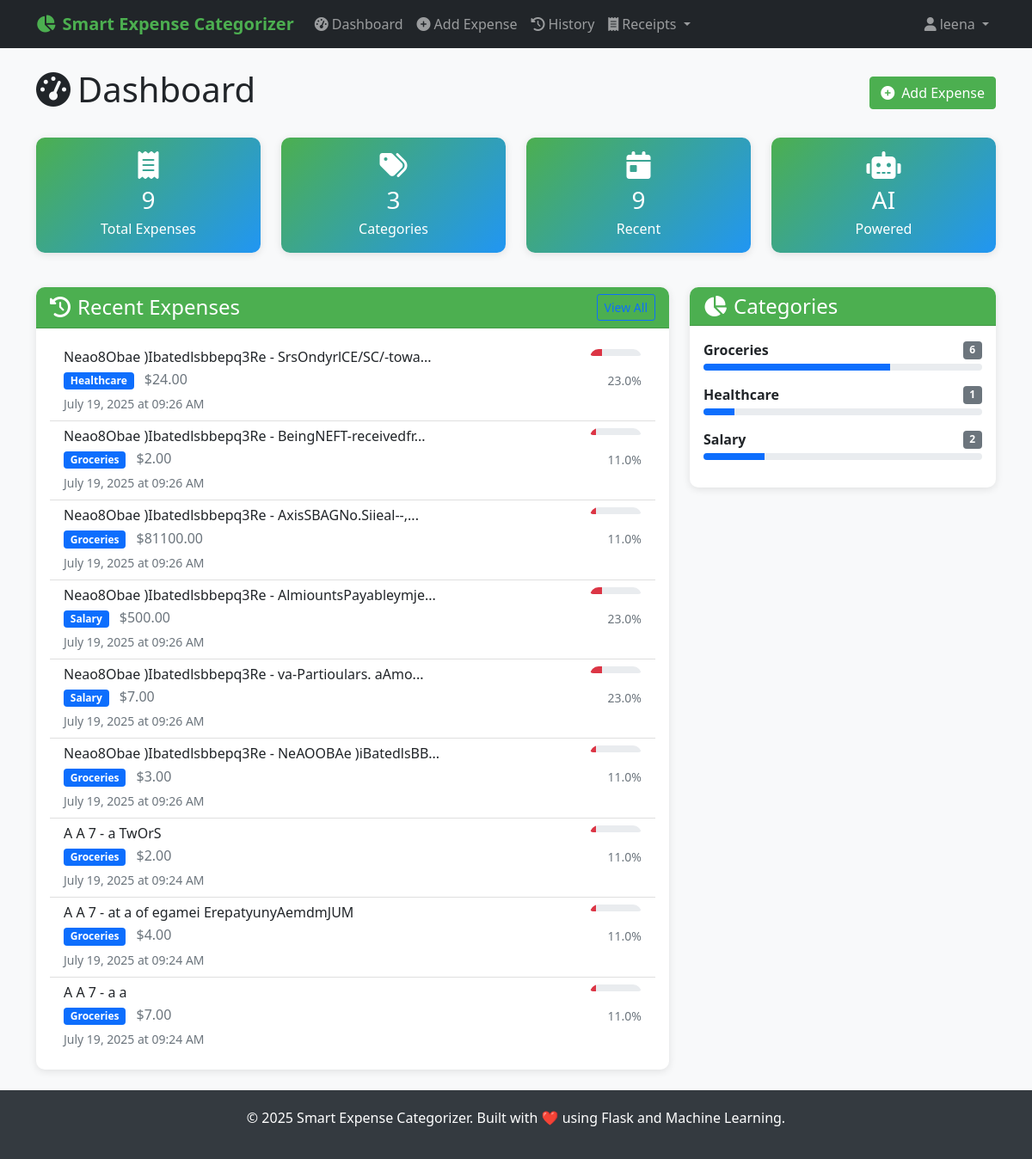
/dashboard (signed in), run on the app's committed database.
### PYTHON/models.py (models this page shows, shortened)
class User(UserMixin, db.Model):
    __tablename__ = 'users'
    id = db.Column(db.String(36), primary_key=True, default=lambda: str(uuid.uuid4()))
    username = db.Column(db.String(80), unique=True, nullable=False, index=True)
    email = db.Column(db.String(120), unique=True, nullable=False, index=True)
    password_hash = db.Column(db.String(255), nullable=False)
    created_at = db.Column(db.DateTime, default=datetime.utcnow)
    is_active = db.Column(db.Boolean, default=True)
    expenses = db.relationship('Expense', backref='user', lazy='dynamic', cascade='all, delete-orphan')
    def get_expense_stats(self):
        total_expenses = self.expenses.count()
        categories = db.session.query(
            Expense.predicted_category,
            db.func.count(Expense.id).label('count'),
            db.func.sum(Expense.amount).label('total')
        ).filter_by(user_id=self.id).group_by(Expense.predicted_category).all()
        return {
            'total_expenses': total_expenses,
            'categories': [
                {
                    'category': cat.predicted_category,
                    'count': cat.count,
                    'total': float(cat.total) if cat.total else 0.0
                }
                for cat in categories
            ]
        }

class Expense(db.Model):
    __tablename__ = 'expenses'
    id = db.Column(db.String(36), primary_key=True, default=lambda: str(uuid.uuid4()))
    user_id = db.Column(db.String(36), db.ForeignKey('users.id'), nullable=False, index=True)
    description = db.Column(db.Text, nullable=False)
    amount = db.Column(db.Numeric(10, 2), nullable=True)
    predicted_category = db.Column(db.String(100), nullable=False, index=True)
    confidence_score = db.Column(db.Float, nullable=False)
    model_predictions = db.Column(db.JSON)  # Store individual model predictions
    created_at = db.Column(db.DateTime, default=datetime.utcnow, index=True)
    updated_at = db.Column(db.DateTime, default=datetime.utcnow, onupdate=datetime.utcnow)
    user_feedback = db.Column(db.String(100), nullable=True)  # User can correct the category
    is_correct = db.Column(db.Boolean, nullable=True)  # User can mark if prediction was correct
    source = db.Column(db.String(50), nullable=True, default='manual')  # 'manual', 'receipt_upload', 'api'
    expense_metadata = db.Column(db.JSON, nullable=True)  # Store receipt data, OCR confidence, etc.
    date = db.Column(db.DateTime, nullable=True)  # Expense date (can be different from created_at)

### PYTHON/routes.py (the view)
@main_bp.route('/dashboard')
@login_required
def dashboard():
    recent_expenses = Expense.query.filter_by(user_id=current_user.id)\
        .order_by(Expense.created_at.desc())\
        .limit(10).all()
    stats = current_user.get_expense_stats()
    return render_template('dashboard.html',
                         recent_expenses=recent_expenses,
                         stats=stats)

### PYTHON/app.py (called while the page is built)
def init_extensions(app):
    db.init_app(app)
    login_manager = LoginManager()
    login_manager.init_app(app)
    login_manager.login_view = 'auth.login'
    login_manager.login_message = 'Please log in to access this page.'
    login_manager.login_message_category = 'info'
    login_manager.session_protection = 'strong'
    @login_manager.user_loader
    def load_user(user_id):
        try:
            return User.query.get(user_id)
        except Exception:
            return None

def add_security_headers(app):
    @app.after_request
    def set_security_headers(response):
        if hasattr(app.config, 'SECURITY_HEADERS'):
            for header, value in app.config['SECURITY_HEADERS'].items():
                response.headers[header] = value
        response.headers['X-Content-Type-Options'] = 'nosniff'
        response.headers['X-Frame-Options'] = 'DENY'
        response.headers['X-XSS-Protection'] = '1; mode=block'
        return response

def register_context_processors(app):
    @app.context_processor
    def inject_now():
        return {'now': datetime.now()}

### PYTHON/templates/dashboard.html (shortened to what this page needs)
{% extends "base.html" %}
{% block content %}
<div class="d-flex justify-content-between align-items-center mb-4">
    <h1>
        <i class="fas fa-tachometer-alt me-2"></i>Dashboard
    </h1>
    <a href="{{ url_for('main.predict') }}" class="btn btn-primary">
        <i class="fas fa-plus-circle me-2"></i>Add Expense
    </a>
</div>
<div class="row mb-4">
    <div class="col-md-3 mb-3">
        <div class="card stats-card text-center">
            <div class="card-body">
                <i class="fas fa-receipt fa-2x mb-2"></i>
                <h3 class="mb-1">{{ stats.total_expenses }}</h3>
                <p class="mb-0">Total Expenses</p>
            </div>
        </div>
    </div>
    <div class="col-md-3 mb-3">
        <div class="card stats-card text-center">
            <div class="card-body">
                <i class="fas fa-tags fa-2x mb-2"></i>
                <h3 class="mb-1">{{ stats.categories|length }}</h3>
                <p class="mb-0">Categories</p>
            </div>
        </div>
    </div>
    <div class="col-md-3 mb-3">
        <div class="card stats-card text-center">
            <div class="card-body">
                <i class="fas fa-calendar-day fa-2x mb-2"></i>
                <h3 class="mb-1">{{ recent_expenses|length }}</h3>
                <p class="mb-0">Recent</p>
            </div>
        </div>
    </div>
    <div class="col-md-3 mb-3">
        <div class="card stats-card text-center">
            <div class="card-body">
                <i class="fas fa-robot fa-2x mb-2"></i>
                <h3 class="mb-1">AI</h3>
                <p class="mb-0">Powered</p>
            </div>
        </div>
    </div>
</div>
<div class="row">
    <div class="col-md-8">
        <div class="card">
            <div class="card-header d-flex justify-content-between align-items-center">
                <h4 class="mb-0">
                    <i class="fas fa-history me-2"></i>Recent Expenses
                </h4>
                <a href="{{ url_for('main.expenses') }}" class="btn btn-sm btn-outline-primary">
                    View All
                </a>
            </div>
            <div class="card-body">
                {% if recent_expenses %}
                    <div class="list-group list-group-flush">
                        {% for expense in recent_expenses %}
                            <div class="list-group-item expense-item">
                                <div class="d-flex justify-content-between align-items-start">
                                    <div class="flex-grow-1">
                                        <h6 class="mb-1">{{ expense.description[:50] }}{% if expense.description|length > 50 %}...{% endif %}</h6>
                                        <p class="mb-1">
                                            <span class="badge bg-primary">{{ expense.predicted_category }}</span>
                                            {% if expense.amount %}
                                                <span class="text-muted ms-2">${{ "%.2f"|format(expense.amount) }}</span>
                                            {% endif %}
                                        </p>
                                        <small class="text-muted">{{ expense.created_at.strftime('%B %d, %Y at %I:%M %p') }}</small>
                                    </div>
                                    <div class="text-end">
                                        <div class="confidence-bar mb-1" style="width: 60px;">
                                            <div class="progress" style="height: 8px;">
                                                <div class="progress-bar
                                                    {% if expense.confidence_score >= 0.8 %}bg-success
                                                    {% elif expense.confidence_score >= 0.6 %}bg-warning
                                                    {% else %}bg-danger{% endif %}"
                                                    style="width: {{ (expense.confidence_score * 100)|round }}%">
                                                </div>
                                            </div>
                                        </div>
                                        <small class="text-muted">{{ (expense.confidence_score * 100)|round }}%</small>
                                    </div>
                                </div>
                            </div>
                        {% endfor %}
                    </div>
                {% else %}
                    <div class="text-center text-muted py-4">
                        <i class="fas fa-receipt fa-3x mb-3"></i>
                        <p>No expenses yet. <a href="{{ url_for('main.predict') }}">Add your first expense</a>!</p>
                    </div>
                {% endif %}
            </div>
        </div>
    </div>
    <div class="col-md-4">
        <div class="card">
            <div class="card-header">
                <h4 class="mb-0">
                    <i class="fas fa-chart-pie me-2"></i>Categories
                </h4>
            </div>
            <div class="card-body">
                {% if stats.categories %}
                    {% for category in stats.categories[:5] %}
                        <div class="mb-3">
                            <div class="d-flex justify-content-between align-items-center mb-1">
                                <span class="fw-bold">{{ category.category }}</span>
                                <span class="badge bg-secondary">{{ category.count }}</span>
                            </div>
                            <div class="progress" style="height: 8px;">
                                <div class="progress-bar bg-primary"
                                     style="width: {{ (category.count / stats.total_expenses * 100)|round }}%">
                                </div>
                            </div>
                        </div>
                    {% endfor %}
                {% else %}
                    <div class="text-center text-muted">
                        <i class="fas fa-chart-pie fa-3x mb-3"></i>
                        <p>No categories yet</p>
                    </div>
                {% endif %}
            </div>
        </div>
    </div>
</div>
{% endblock %}

### PYTHON/templates/base.html (shortened to what this page needs)
<!DOCTYPE html>
<html lang="en">
<head>
    <link href="https://cdn.jsdelivr.net/npm/bootstrap@5.1.3/dist/css/bootstrap.min.css" rel="stylesheet">
    <link href="https://cdnjs.cloudflare.com/ajax/libs/font-awesome/6.0.0/css/all.min.css" rel="stylesheet">
</head>
<body>
    <nav class="navbar navbar-expand-lg navbar-dark bg-dark">
        <div class="container">
            <a class="navbar-brand" href="{{ url_for('main.index') }}">
                <i class="fas fa-chart-pie me-2"></i>Smart Expense Categorizer
            </a>
            <div class="collapse navbar-collapse" id="navbarNav">
                <ul class="navbar-nav me-auto">
                    {% if current_user.is_authenticated %}
                        <li class="nav-item">
                            <a class="nav-link" href="{{ url_for('main.dashboard') }}">
                                <i class="fas fa-tachometer-alt me-1"></i>Dashboard
                            </a>
                        </li>
                        <li class="nav-item">
                            <a class="nav-link" href="{{ url_for('main.predict') }}">
                                <i class="fas fa-plus-circle me-1"></i>Add Expense
                            </a>
                        </li>
                        <li class="nav-item">
                            <a class="nav-link" href="{{ url_for('main.expenses') }}">
                                <i class="fas fa-history me-1"></i>History
                            </a>
                        </li>
                        <li class="nav-item dropdown">
                            <a class="nav-link dropdown-toggle" href="#" id="receiptDropdown" role="button" data-bs-toggle="dropdown">
                                <i class="fas fa-receipt me-1"></i>Receipts
                            </a>
                        </li>
                    {% endif %}
                </ul>
                <ul class="navbar-nav">
                    {% if current_user.is_authenticated %}
                        <li class="nav-item dropdown">
                            <a class="nav-link dropdown-toggle" href="#" id="navbarDropdown" role="button" data-bs-toggle="dropdown">
                                <i class="fas fa-user me-1"></i>{{ current_user.username }}
                            </a>
                        </li>
                    {% endif %}
                </ul>
            </div>
        </div>
    </nav>
    <main class="container my-4">
        {% block content %}{% endblock %}
    </main>
    <footer class="footer mt-auto">
        <div class="container text-center">
            <p>&copy; {{ now.year }} Smart Expense Categorizer. Built with ❤️ using Flask and Machine Learning.</p>
        </div>
    </footer>
</body>
</html>

### PYTHON/templates/base.html (style rules this page uses)
:root { --primary-color: #4CAF50; --secondary-color: #45a049; --accent-color: #2196F3; --danger-color: #f44336; --warning-color: #ff9800; --success-color: #4CAF50; --info-color: #2196F3; }
body { background-color: #f8f9fa; font-family: 'Segoe UI', Tahoma, Geneva, Verdana, sans-serif; }
.navbar-brand { font-weight: bold; color: var(--primary-color) !important; }
.btn-primary { background-color: var(--primary-color); border-color: var(--primary-color); }
.card { box-shadow: 0 2px 10px rgba(0,0,0,0.1); border: none; border-radius: 10px; }
.card-header { background-color: var(--primary-color); color: white; border-radius: 10px 10px 0 0 !important; }
.footer { background-color: #343a40; color: white; padding: 20px 0; margin-top: 50px; }
.confidence-bar { height: 20px; border-radius: 10px; overflow: hidden; }
.expense-item { transition: transform 0.2s; }
.stats-card { background: linear-gradient(135deg, var(--primary-color), var(--accent-color)); color: white; }

### data on the page
User: username "leena"
Expense: description "Neao8Obae )Ibatedlsbbepq3Re - SrsOndyrlCE/SC/-towa", predicted_category "Healthcare", amount "24.00", created_at "July 19, 2025 at 09:26 AM", (expense.confidence_score*100)|round "23.0"
Expense: description "Neao8Obae )Ibatedlsbbepq3Re - BeingNEFT-receivedfr", predicted_category "Groceries", amount "2.00", created_at "July 19, 2025 at 09:26 AM", (expense.confidence_score*100)|round "11.0"
Expense: description "Neao8Obae )Ibatedlsbbepq3Re - AxisSBAGNo.Siieal--,", predicted_category "Groceries", amount "81100.00", created_at "July 19, 2025 at 09:26 AM", (expense.confidence_score*100)|round "11.0"
Expense: description "Neao8Obae )Ibatedlsbbepq3Re - AlmiountsPayableymje", predicted_category "Salary", amount "500.00", created_at "July 19, 2025 at 09:26 AM", (expense.confidence_score*100)|round "23.0"
Expense: description "Neao8Obae )Ibatedlsbbepq3Re - va-Partioulars. aAmo", predicted_category "Salary", amount "7.00", created_at "July 19, 2025 at 09:26 AM", (expense.confidence_score*100)|round "23.0"
Expense: description "Neao8Obae )Ibatedlsbbepq3Re - NeAOOBAe )iBatedlsBB", predicted_category "Groceries", amount "3.00", created_at "July 19, 2025 at 09:26 AM", (expense.confidence_score*100)|round "11.0"
Expense: description "A A 7 - a TwOrS", predicted_category "Groceries", amount "2.00", created_at "July 19, 2025 at 09:24 AM", (expense.confidence_score*100)|round "11.0"
Expense: description "A A 7 - at a of egamei ErepatyunyAemdmJUM", predicted_category "Groceries", amount "4.00", created_at "July 19, 2025 at 09:24 AM", (expense.confidence_score*100)|round "11.0"
Expense: description "A A 7 - a a", predicted_category "Groceries", amount "7.00", created_at "July 19, 2025 at 09:24 AM", (expense.confidence_score*100)|round "11.0"

### other printed values
{{ stats.total_expenses }} "9"
{{ stats.categories|length }} "3"
{{ recent_expenses|length }} "9"
{{ category.category }} "Groceries" "Healthcare" "Salary"
{{ category.count }} "6" "1" "2"
